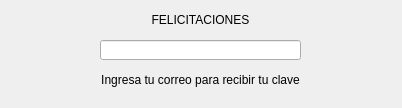
<?xml version="1.0" encoding="UTF-8"?>
<ui version="4.0">
 <class>Dialog</class>
 <widget class="QDialog" name="Dialog">
  <property name="geometry">
   <rect>
    <x>0</x>
    <y>0</y>
    <width>402</width>
    <height>108</height>
   </rect>
  </property>
  <property name="windowTitle">
   <string>Dialog</string>
  </property>
  <property name="windowIcon">
   <iconset>
    <normaloff>icono.png</normaloff>icono.png</iconset>
  </property>
  <widget class="QLineEdit" name="lineEdit">
   <property name="geometry">
    <rect>
     <x>100</x>
     <y>40</y>
     <width>201</width>
     <height>20</height>
    </rect>
   </property>
  </widget>
  <widget class="QLabel" name="label">
   <property name="geometry">
    <rect>
     <x>120</x>
     <y>10</y>
     <width>161</width>
     <height>20</height>
    </rect>
   </property>
   <property name="text">
    <string>&lt;html&gt;&lt;head/&gt;&lt;body&gt;&lt;p align=&quot;center&quot;&gt;&lt;span style=&quot; font-size:9pt;&quot;&gt;FELICITACIONES&lt;/span&gt;&lt;/p&gt;&lt;/body&gt;&lt;/html&gt;</string>
   </property>
  </widget>
  <widget class="QLabel" name="label_2">
   <property name="geometry">
    <rect>
     <x>70</x>
     <y>70</y>
     <width>261</width>
     <height>21</height>
    </rect>
   </property>
   <property name="text">
    <string>&lt;html&gt;&lt;head/&gt;&lt;body&gt;&lt;p align=&quot;center&quot;&gt;Ingresa tu correo para recibir tu clave&lt;/p&gt;&lt;/body&gt;&lt;/html&gt;</string>
   </property>
  </widget>
 </widget>
 <resources/>
 <connections/>
</ui>
